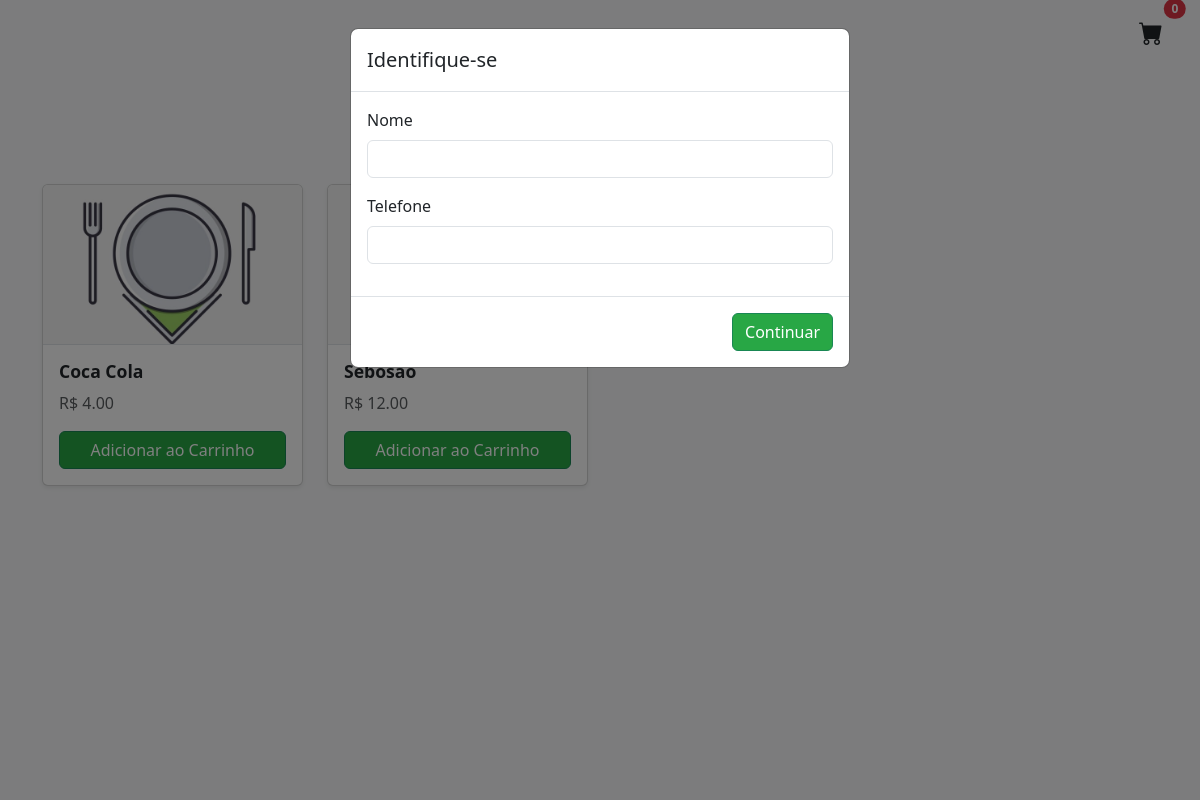
Before: /pedidos/mesa/7/produtos/ with the older database file.
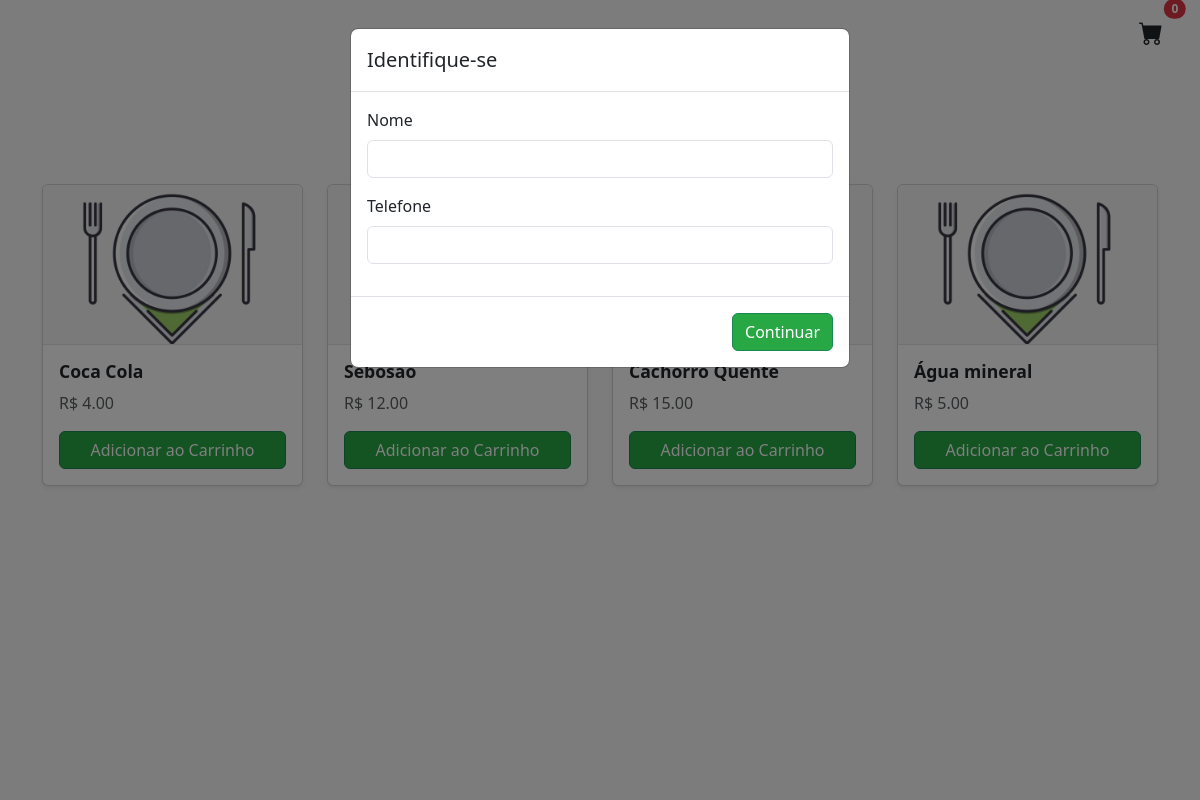
After: the same page with the newer database file.
### restaurantes/models.py (models this page shows, shortened)
class Produto(models.Model):
    nome = models.CharField(max_length=255)
    descricao = models.TextField(blank=True, null=True)
    preco = models.DecimalField(max_digits=10, decimal_places=2)
    categoria = models.CharField(max_length=50, blank=True, null=True)
    imagem = models.ImageField(upload_to="produtos/", blank=True, null=True)  # Opcional

### pedidos/views.py (the view)
# urls.py: path('mesa/<int:mesa_id>/produtos/', views.listar_produtos, name='listar_produtos'),
def listar_produtos(request, mesa_id):
    mesa = get_object_or_404(Mesa, id=mesa_id)
    produtos = Produto.objects.all()
    carrinho = Carrinho.objects.filter(mesa=mesa).first()
    total_itens = 0
    if carrinho:
        total_itens = carrinho.itens.aggregate(total=Sum('quantidade'))['total'] or 0
    return render(request, 'pedidos/cardapio.html', {
        'mesa': mesa,
        'produtos': produtos,
        'total_itens': total_itens,
    })

### pedidos/templates/pedidos/cardapio.html (shortened to what this page needs)
{% load static %}
<!DOCTYPE html>
<html lang="pt-br">
<head>
    <link rel="stylesheet" href="https://cdn.jsdelivr.net/npm/bootstrap-icons@1.10.5/font/bootstrap-icons.css">
    <link rel="stylesheet" href="https://cdn.jsdelivr.net/npm/bootstrap@5.3.0/dist/css/bootstrap.min.css">
    <link rel="stylesheet" href="https://cdn.jsdelivr.net/npm/animate.css@4.1.1/animate.min.css">
    <link rel="stylesheet" href="{% static 'pedidos/css/estilo_cardapio.css' %}">
</head>
<body>
    <nav class="navbar navbar-light bg-light justify-content-end px-4">
        <a href="{% url 'ver_carrinho' mesa.id %}" class="btn position-relative">
            <i class="bi bi-cart-fill fs-4"></i>
            <span id="contador-carrinho" class="position-absolute top-0 start-100 translate-middle badge rounded-pill bg-danger">
                {{ total_itens }}
            </span>
        </a>
    </nav>
    <div class="container py-4">
        <div class="text-center mb-4">
            <h2>Bem-vindo! Mesa {{ mesa.numero }}</h2>
            <p class="text-muted">Escolha seus produtos abaixo</p>
        </div>
        <div class="row" id="lista-produtos">
            {% for produto in produtos %}
            <div class="col-12 col-sm-6 col-md-4 col-lg-3 mb-4">
                <div class="card h-100 shadow-sm">
                    {% if produto.imagem %}
                        <img src="{{ produto.imagem.url }}" class="card-img-top" alt="{{ produto.nome }}">
                    {% else %}
                        <img src="{% static 'pedidos/img/default.jpg' %}" class="card-img-top" alt="Sem imagem">
                    {% endif %}
                    <div class="card-body d-flex flex-column">
                        <h5 class="card-title">{{ produto.nome }}</h5>
                        <p class="card-text text-muted">R$ {{ produto.preco }}</p>
                        <button
                            class="btn btn-success mt-auto adicionar-carrinho"
                            data-produto-id="{{ produto.id }}"
                            data-mesa-id="{{ mesa.id }}">
                            Adicionar ao Carrinho
                        </button>
                    </div>
                </div>
            </div>
            {% endfor %}
        </div>
    </div>
    <div id="toast-container" class="position-fixed top-0 end-0 p-3" style="z-index: 9999;">
    </div>
<div class="modal fade" id="clienteModal" tabindex="-1" aria-labelledby="clienteModalLabel" aria-hidden="true">
    <div class="modal-dialog">
        <form method="post" action="{% url 'salvar_cliente_mesa' %}" class="modal-content" id="formCliente">
            <div class="modal-header">
                <h5 class="modal-title" id="clienteModalLabel">Identifique-se</h5>
            </div>
            <div class="modal-body">
                <div class="mb-3">
                    <label for="nome" class="form-label">Nome</label>
                    <input type="text" name="nome" class="form-control" required>
                </div>
                <div class="mb-3">
                    <label for="telefone" class="form-label">Telefone</label>
                    <input type="text" name="telefone" class="form-control" required>
                </div>
            </div>
            <div class="modal-footer">
                <button type="button" id="btnContinuar" class="btn btn-success">Continuar</button>
            </div>
        </form>
    </div>
</div>
</body>
</html>

### pedidos/static/pedidos/css/estilo_cardapio.css (style rules this page uses)
body { background-color: #f8f9fa; }
.card-title { font-weight: 600; font-size: 1.1rem; }
.card-img-top { height: 160px; object-fit: cover; border-bottom: 1px solid #dee2e6; }
.btn-success { background-color: #28a745; }

Changed rows visible on the page:
added Produto: nome "Cachorro Quente", preco "15.00"
added Produto: nome "Água mineral", preco "5.00"
